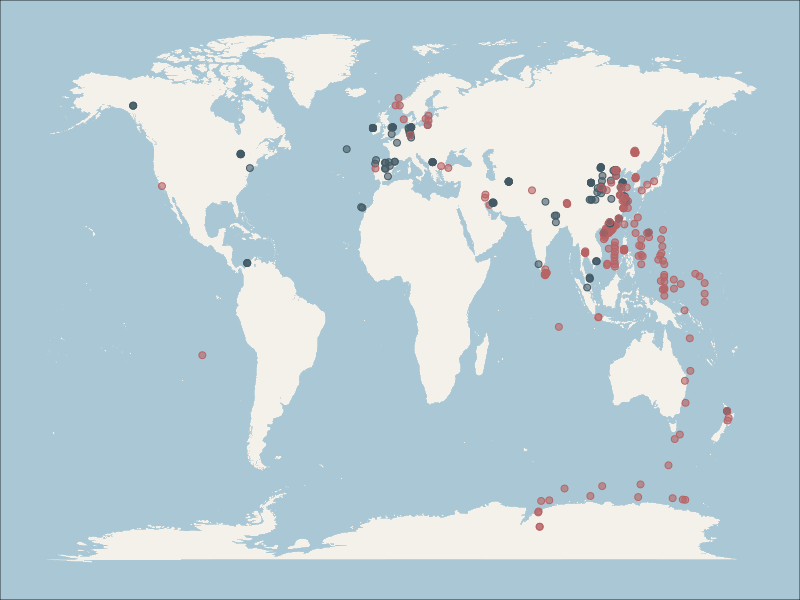
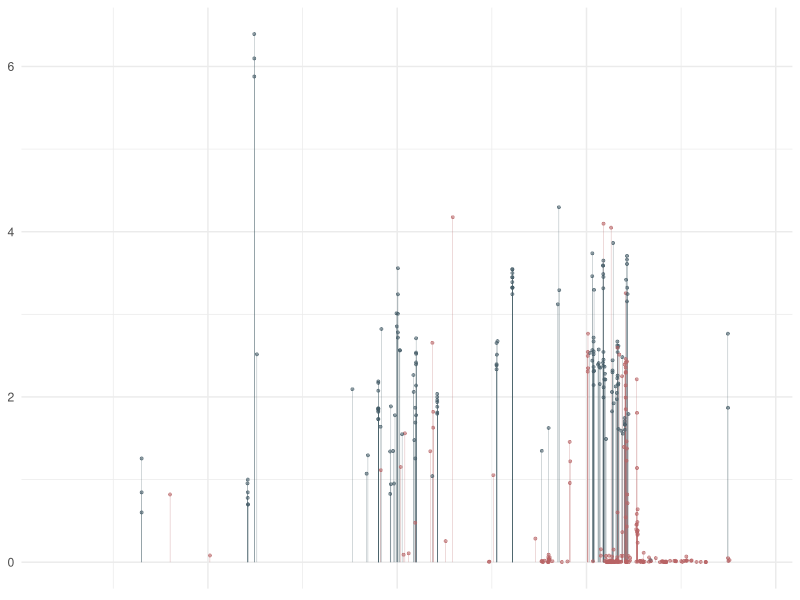
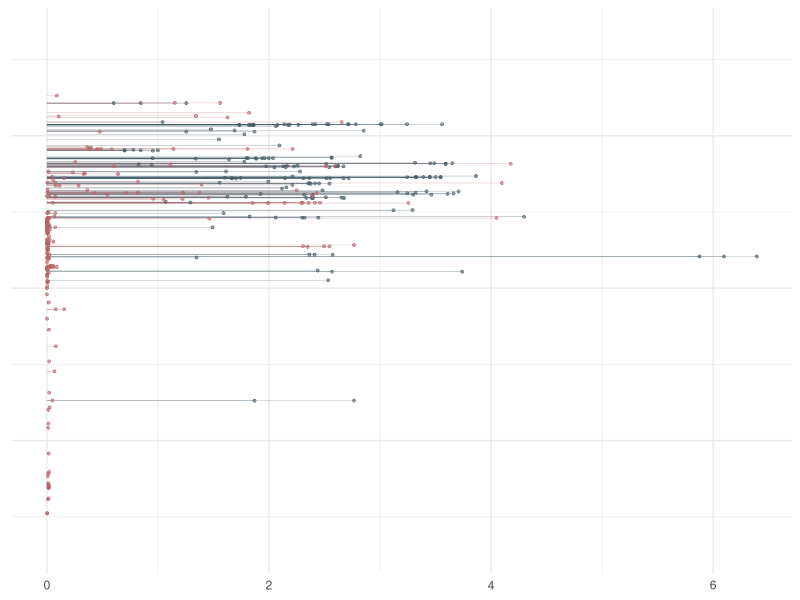
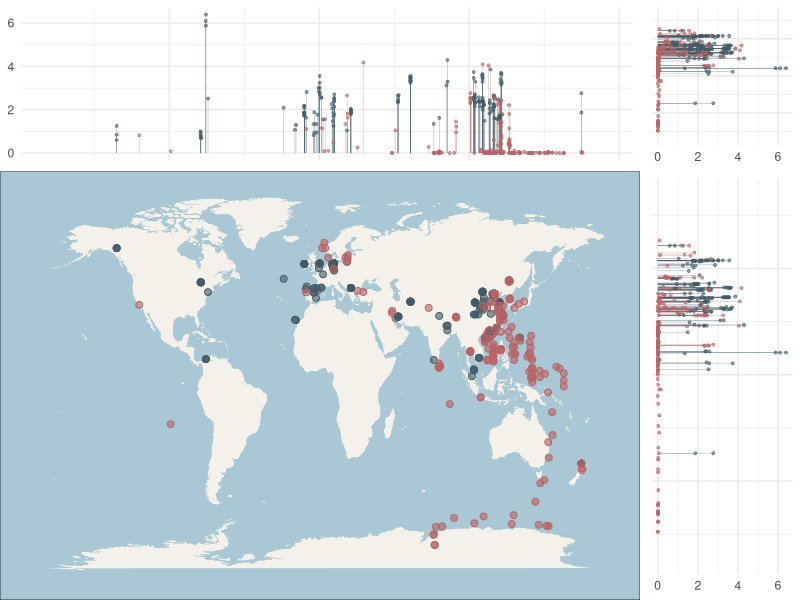
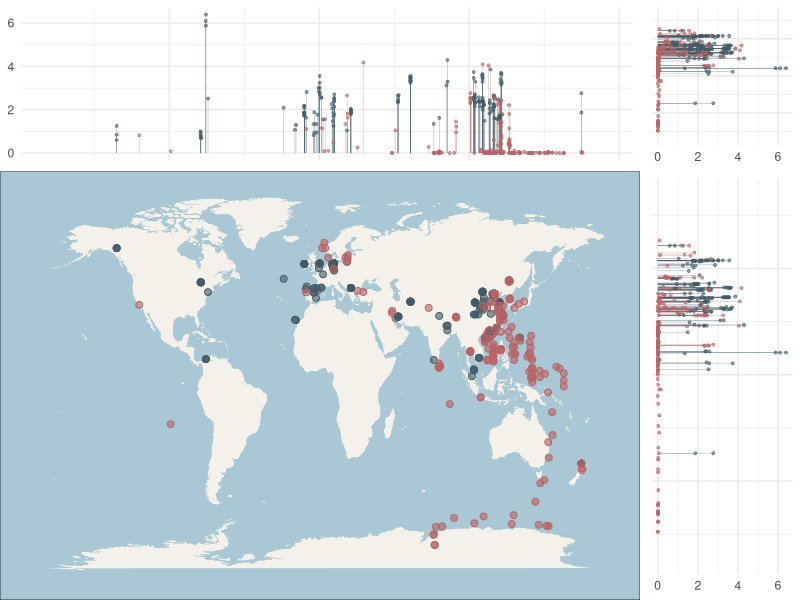

R code for these plots, in order:
## ---- chunk 1
library(ggplot2)
library(tidyverse)
library(maps)


df <- read.csv("mapdata.csv")

head(df)

world <- map_data("world")

p11 <- ggplot(data = df) + 
  
  geom_polygon(data = world, aes(x = long, y = lat, group=group), 
               fill = "#F4F1EA", color = "#F4F1EA", size = 0.1)+
  
  geom_point(aes(longitude, latitude, fill = group, color = group), size = 2,
             shape = 21, stroke = 0.5) +
  
  scale_color_manual(values = c("#B86365", "#435B66"))+
  scale_fill_manual(values = alpha(c("#B86365", "#435B66"), 0.6))+
  
  # scale_shape_manual(values = c(24,21)) +
  
  labs(x = " ", y = " ") +
  
  theme_minimal() +
  
   theme(legend.position = "none") +
  
  theme(plot.background = element_rect(fill="#A9C7D4", color="black",size = 0.25),
        axis.title = element_blank(), axis.text = element_blank(), 
        axis.ticks = element_blank(), panel.grid = element_blank())

p11

# ggsave(plot = p6, "samples_map.pdf", height = 96, width = 126, units = "mm")


## ---- chunk 2

p12 <- ggplot(df,aes(x = longitude, y = scaled_value, color = group, fill = group)) +
  
  geom_segment(aes(x = longitude, xend = longitude, y = 0, yend = scaled_value),
               size = 0.1, alpha = 0.8) +
  
  geom_point(size = 1, shape = 21, stroke = 0.2) +
  
  scale_x_continuous(limits = c(min(world$long),max(world$long))) +
  
  scale_color_manual(values = c("#B86365", "#435B66"))+
  scale_fill_manual(values = alpha(c("#B86365", "#435B66"), 0.6))+
  
  theme_minimal() +
  
  theme(legend.position = "none", 
        axis.title = element_blank(), 
        axis.text.x = element_blank(),
        # axis.ticks = element_blank(), 
        # panel.grid = element_blank()
        )


p12

## ---- chunk 3

p13 <- ggplot(df,aes(x = latitude, y = scaled_value, color = group, fill = group)) +
  
  geom_segment(aes(x = latitude, xend = latitude, y = 0, yend = scaled_value), 
               size = 0.1, alpha = 0.8) +
  
  geom_point(size = 1, shape = 21, stroke = 0.2) +
  
  scale_color_manual(values = c("#B86365", "#435B66"))+
  scale_fill_manual(values = alpha(c("#B86365", "#435B66"), 0.6))+
  
  scale_x_continuous(limits = c(min(world$lat),max(world$lat))) +
  
  coord_flip() +
  
  theme_minimal()+
  
  theme(legend.position = "none",
        axis.title = element_blank(),
        axis.text.y = element_blank(),
        # axis.ticks = element_blank(),
        # panel.grid = element_blank()
        )


p13

## ---- chunk 4

library(cowplot)

pa <- plot_grid(
  p12,  # 经度柱状图在上方
  p11,        # 地图在下方
  ncol = 1,        # 一列布局
  align = "v",     # 纵向对齐
  rel_heights = c(1, 2.5)  # 调整高度比例，使地图比上方柱状图高
)


pb <- plot_grid(
  p13,  # 经度柱状图在上方
  p13,        # 地图在下方
  ncol = 1,        # 一列布局
  align = "v",     # 纵向对齐
  rel_heights = c(1, 2.5)  # 调整高度比例，使地图比上方柱状图高
)


# 将纬度柱状图放在右侧
p1 <- plot_grid(
  pa,   # 左侧是经度柱状图和地图的组合
  pb,   # 右侧是纬度柱状图
  ncol = 2,        # 两列布局
  rel_widths = c(4, 1)  # 调整宽度比例，使右侧柱状图较窄
)

p1

ggsave(plot = p1, "map_abundance.pdf", width = 200, height = 130, units = "mm")


